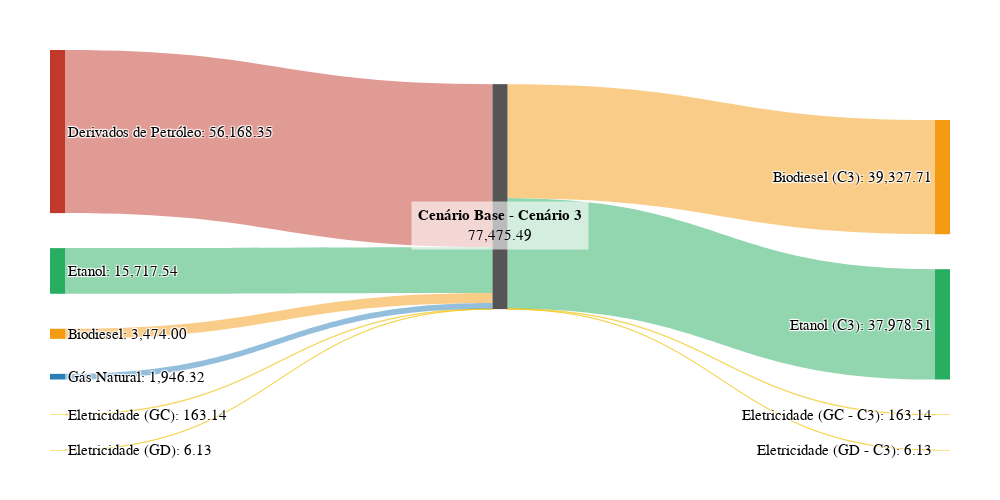

The cell this chart's notebook holds for it:
### Markdown cell above
## Base para Cenário 3

### Code cell
TAMANHO_FONTE = 15

# 1. DEFINIÇÃO DOS RÓTULOS DOS NÓS DO DIAGRAMA SANKEY (Cenário Base -> Cenário 3)
label = [
    "Derivados de Petróleo", "Biodiesel", "Etanol", "Eletricidade (GC)",
    "Eletricidade (GD)", "Gás Natural",
    "",
    "Derivados de Petróleo (C3)", "Biodiesel (C3)", "Etanol (C3)",
    "Eletricidade (GC - C3)", "Eletricidade (GD - C3)", "Gás Natural (C3)"
]

# Valores associados a cada nó (usados apenas para exibição nos rótulos)
valores_nos = [
    56168.35, 3474, 15717.54, 163.14, 6.13, 1946.32, 77475.49,
    0.00, 39327.71, 37978.51, 163.14, 6.13, 0.00
]

# 2. PREPARAÇÃO DOS RÓTULOS TEXTUAIS COM VALORES
label_final = [f"{l}: {v:,.2f}" if (l != "" and v > 0) else f"{l} - 0.00" if l != "" else "" for l, v in zip(label, valores_nos)]

# 3. DEFINIÇÃO DAS CORES DOS NÓS
colors = [
    "#C0392B", "#F39C12", "#27AE60", "#F1C40F", "#F1C40F", "#2980B9",
    "#555555",
    "#C0392B", "#F39C12", "#27AE60", "#F1C40F", "#F1C40F", "#2980B9"
]

# 4. CRIAÇÃO DO DIAGRAMA SANKEY
fig = go.Figure(data=[go.Sankey(
    node=dict(
        pad=35,
        thickness=15,
        line=dict(color="white", width=0),
        label=label_final,
        color=colors
    ),
    link=dict(
        source=[0, 1, 2, 3, 4, 5, 6, 6, 6, 6, 6, 6],
        target=[6, 6, 6, 6, 6, 6, 7, 8, 9, 10, 11, 12],
        value=[
            56168.35, 3474.00, 15717.54, 163.14, 6.13, 1946.32,
            0.00, 39327.71, 37978.51, 163.14, 6.13, 0.00
        ],
        color=[
            "rgba(192, 57, 43, 0.5)", "rgba(243, 156, 18, 0.5)",
            "rgba(39, 174, 96, 0.5)", "rgba(241, 196, 15, 0.5)",
            "rgba(241, 196, 15, 0.5)", "rgba(41, 128, 185, 0.5)",
            "rgba(192, 57, 43, 0.2)", "rgba(243, 156, 18, 0.5)",
            "rgba(39, 174, 96, 0.5)", "rgba(241, 196, 15, 0.5)",
            "rgba(241, 196, 15, 0.5)", "rgba(41, 128, 185, 0.2)"
        ]
    )
)])

# 5. INSERÇÃO DA ANOTAÇÃO CENTRAL
fig.add_annotation(
    x=0.5, y=0.5,
    xanchor='center',
    yanchor='bottom',
    text="<b>Cenário Base - Cenário 3</b><br>77,475.49",
    showarrow=False,
    font=dict(family="Times New Roman", size=TAMANHO_FONTE, color="black"),
    align="center",
    bgcolor="rgba(255, 255, 255, 0.6)",
    borderpad=6
)

# 6. CONFIGURAÇÃO FINAL DO LAYOUT
fig.update_layout(
    font=dict(family="Times New Roman", size=TAMANHO_FONTE, color="black"),
    plot_bgcolor='white',
    paper_bgcolor='white',
    width=1000,
    height=500,
    margin=dict(l=50, r=50, t=50, b=50)
)

# Exportando para SVG
pio.write_image(fig, "../data/graphs/figura8.svg", engine="kaleido")

fig.show()

### Figure 1 — Plotly figure (JSON) as saved in the notebook; plotly's stock layout.template omitted (floating-point values rounded to 4 significant figures)
{"data": [{"link": {"color": ["rgba(192, 57, 43, 0.5)", "rgba(243, 156, 18, 0.5)", "rgba(39, 174, 96, 0.5)", "rgba(241, 196, 15, 0.5)", "rgba(241, 196, 15, 0.5)", "rgba(41, 128, 185, 0.5)", "rgba(192, 57, 43, 0.2)", "rgba(243, 156, 18, 0.5)", "rgba(39, 174, 96, 0.5)", "rgba(241, 196, 15, 0.5)", "rgba(241, 196, 15, 0.5)", "rgba(41, 128, 185, 0.2)"], "source": [0, 1, 2, 3, 4, 5, 6, 6, 6, 6, 6, 6], "target": [6, 6, 6, 6, 6, 6, 7, 8, 9, 10, 11, 12], "value": [56170.0, 3474, 15720.0, 163.1, 6.13, 1946.0, 0, 39330.0, 37980.0, 163.1, 6.13, 0]}, "node": {"color": ["#C0392B", "#F39C12", "#27AE60", "#F1C40F", "#F1C40F", "#2980B9", "#555555", "#C0392B", "#F39C12", "#27AE60", "#F1C40F", "#F1C40F", "#2980B9"], "label": ["Derivados de Petróleo: 56,168.35", "Biodiesel: 3,474.00", "Etanol: 15,717.54", "Eletricidade (GC): 163.14", "Eletricidade (GD): 6.13", "Gás Natural: 1,946.32", "", "Derivados de Petróleo (C3) - 0.00", "Biodiesel (C3): 39,327.71", "Etanol (C3): 37,978.51", "Eletricidade (GC - C3): 163.14", "Eletricidade (GD - C3): 6.13", "Gás Natural (C3) - 0.00"], "line": {"color": "white", "width": 0}, "pad": 35, "thickness": 15}, "type": "sankey"}], "layout": {"annotations": [{"align": "center", "bgcolor": "rgba(255, 255, 255, 0.6)", "borderpad": 6, "font": {"color": "black", "family": "Times New Roman", "size": 15}, "showarrow": false, "text": "<b>Cenário Base - Cenário 3</b><br>77,475.49", "x": 0.5, "xanchor": "center", "y": 0.5, "yanchor": "bottom"}], "font": {"color": "black", "family": "Times New Roman", "size": 15}, "height": 500, "margin": {"b": 50, "l": 50, "r": 50, "t": 50}, "plot_bgcolor": "white", "width": 1000}}
